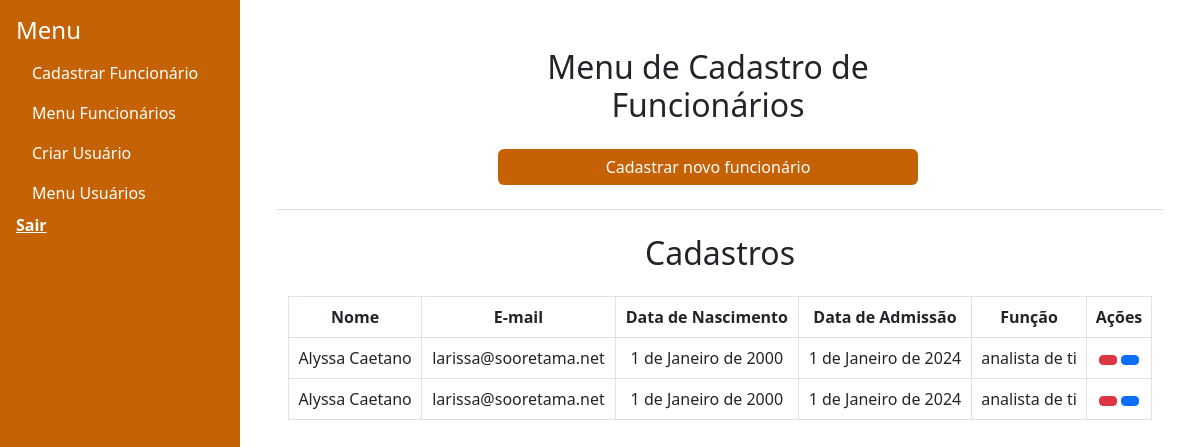
Before: /funcionarios/menu-cadastros/ with the older database file.
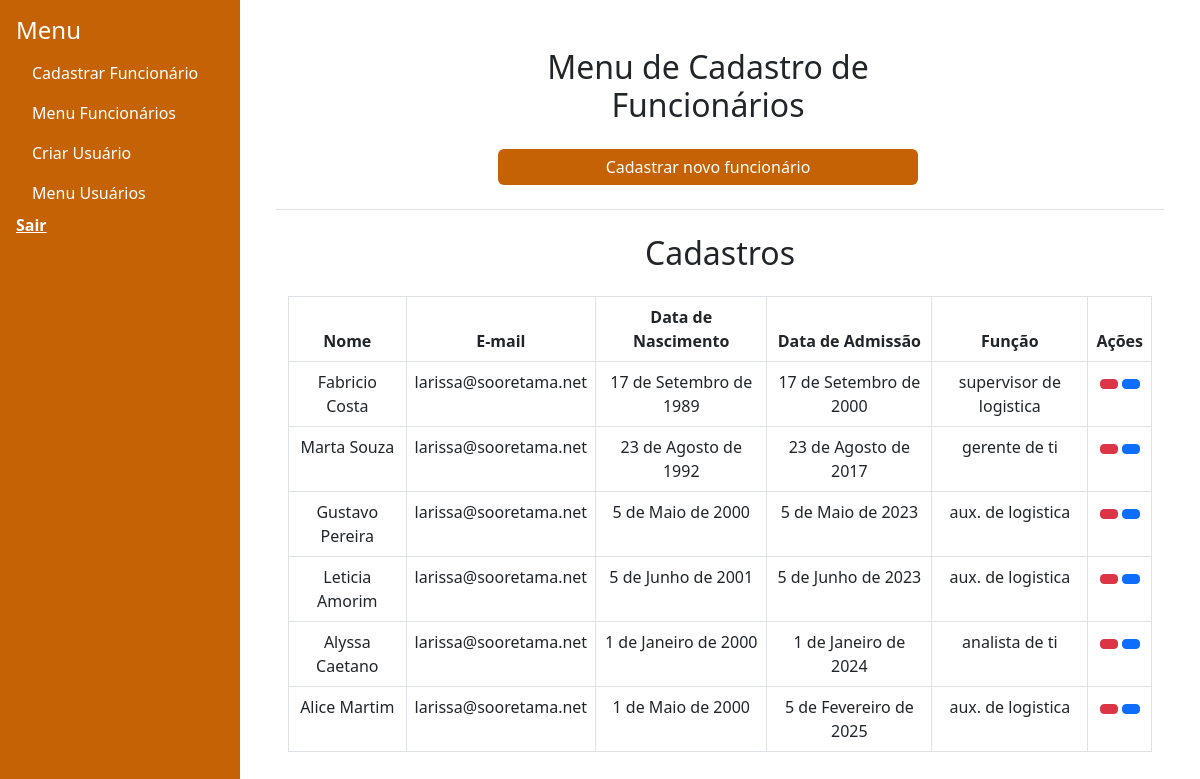
After: the same page with the newer database file.
### funcionarios/models.py (models this page shows)
class Funcionario(models.Model):
    nome = models.CharField(max_length=100,  unique=True)
    email= models.EmailField()
    data_nascimento = models.DateField()
    foto = models.ImageField(upload_to='foto/' , blank=True, null=True)
    arquivo_pdf = models.FileField(upload_to='pdf/' , blank=True, null=True)
    cbo = models.AutoField(primary_key=True)
    funcao = models.CharField(max_length=100, null=True)
    data_admissao = models.DateField(null=True, blank=True, default=timezone.now)
    id_tarefa_mail = models.CharField(max_length=255, null=True, blank=True)
    def __str__(self):
        return self.nome
    class Meta:
        permissions = [
            ("cadastrar_funcionarios", "Pode cadastrar funcionários")
        ]

### funcionarios/views.py (the view)
# urls.py: path('menu-cadastros/', views.menu_cadastros, name='menu_cadastros'),
def menu_cadastros(request):
    funcionarios = Funcionario.objects.all().order_by('data_admissao')
    print(funcionarios)
    logging.info(funcionarios)
    return render(request, 'funcionarios/cadastros.html', {'funcionarios' : funcionarios})

### funcionarios/templates/funcionarios/cadastros.html (shortened to what this page needs)
{% extends "funcionarios/base.html" %}
        {% block content %}
        <div class="container text-center align-items-center min-vh-100">
        <div class="col-lg-6 col-md-8 col-sm-12 mx-auto">
            <div class="container mt-4">
                <div class="row w-100">
                    <h2 class="text-center mb-4">Menu de Cadastro de Funcionários</h2>
                    <a
                    href="{% url 'funcionarios:cadastrar_funcionarios' %}"
                    class="btn btn-primary text-center"
                    id="botao_novo_cadastro"
                    style="background-color:#c56205 !important; border: #b85c07;">Cadastrar novo funcionário</a>
                </div>
            </div>
        </div>
        <div class="my-4 border-top mt-4"></div>
        <div class="container mt-4">
            <h2 class="text-center mt-2"> Cadastros</h2>
            <div class="table-responsive mt-4">
                <form id="actionForm" method="POST" action="{% url 'funcionarios:menu_cadastros' %}">
                    <table class="table table-bordered">
                        <thead>
                            <tr>
                                <th>Nome</th>
                                <th>E-mail</th>
                                <th>Data de Nascimento</th>
                                <th>Data de Admissão</th>
                                <th>Função</th>
                                <th>Ações</th>
                            </tr>
                        </thead>
                        <tbody>
                            {% for funcionario in funcionarios %}
                            <tr>
                                <td>{{ funcionario.nome|default:"Não informado" }}</td>
                                <td>{{ funcionario.email|default:"Não informado" }}</td>
                                <td>{{ funcionario.data_nascimento|default:"Não informado" }}</td>
                                <td>{{ funcionario.data_admissao|default:"Não informado" }}</td>
                                <td>{{ funcionario.funcao|default:"Não informado" }}</td>
                                <td>
                                    <button type="button"
                                        class="btn btn-danger btn-sm confirm-exclusao"
                                        data-bs-toggle="modal"
                                        data-bs-target="#confirmDeleteModal{{ funcionario.cbo }}"
                                        title="Excluir">
                                    </button>
                                    <a href="{% url 'funcionarios:editar_funcionarios' funcionario.cbo %}"
                                        class="btn btn-primary btn-sm align-items-center custom-button"
                                        title="Editar">
                                    </a>
                                </td>
                            </tr>
                            {% empty %}
                            <tr>
                                <td colspan="7" class="text-center">Nenhum funcionário cadastrado</td>
                            </tr>
                            {% endfor %}
                        </tbody>
                    </table>
                </form>
            </div>
        </div>
    </div>
    {% endblock %}

### funcionarios/templates/funcionarios/base.html (shortened to what this page needs)
<!DOCTYPE html>
<html lang="pt-BR">
{% load static %}
<head>
    <link href="https://cdn.jsdelivr.net/npm/bootstrap@5.3.0-alpha1/dist/css/bootstrap.min.css" rel="stylesheet">
</head>
<body>
    <div class="d-flex">
        <div class="bg-dark text-white p-3 position-fixed" style="width: 20%;min-height: 100vh; background-color:#c56205 !important; position: fixed;">
            <h4>Menu</h4>
            <ul class="nav flex-column">
                <li class="nav-item">
                    <a class="nav-link text-white" href="{% url 'funcionarios:cadastrar_funcionarios' %}">Cadastrar Funcionário</a>
                </li>
                <li class="nav flex-column">
                    <a class="nav-link text-white" href="{% url 'funcionarios:menu_cadastros' %}">Menu Funcionários</a>
                </li>
                <li class="nav flex-column">
                    <a class="nav-link text-white" href="{% url 'funcionarios:criar_usuario' %}" >Criar Usuário</a>
                </li>
                <li class="nav flex-column">
                    <a class="nav-link text-white" href="{% url 'funcionarios:menu_usuarios' %}">Menu Usuários</a>
                </li>
                <li class="nav flex-column">
                    <a href="{% url 'funcionarios:login' %}" class="text-white fw-bold">Sair</a>
                </li>
            </ul>
        </div>
        <div class="container-fluid p-4" style="margin-left: 20%; min-height: 100vh;">
            {% block content %}{% endblock %}
        </div>
    </div>
</body>
</html>

Changed rows visible on the page:
added Funcionario: nome "Fabricio Costa", email "larissa@sooretama.net", data_nascimento "17 de Setembro de 1989", data_admissao "17 de Setembro de 2000", funcao "supervisor de logistica"
changed Funcionario: nome "Alyssa Caetano" → "Marta Souza"; data_nascimento "1 de Janeiro de 2000" → "23 de Agosto de 1992"; data_admissao "1 de Janeiro de 2024" → "23 de Agosto de 2017"; funcao "analista de ti" → "gerente de ti"; moves up the list
added Funcionario: nome "Gustavo Pereira", email "larissa@sooretama.net", data_nascimento "5 de Maio de 2000", data_admissao "5 de Maio de 2023", funcao "aux. de logistica"
added Funcionario: nome "Leticia Amorim", email "larissa@sooretama.net", data_nascimento "5 de Junho de 2001", data_admissao "5 de Junho de 2023", funcao "aux. de logistica"
added Funcionario: nome "Alice Martim", email "larissa@sooretama.net", data_nascimento "1 de Maio de 2000", data_admissao "5 de Fevereiro de 2025", funcao "aux. de logistica"
